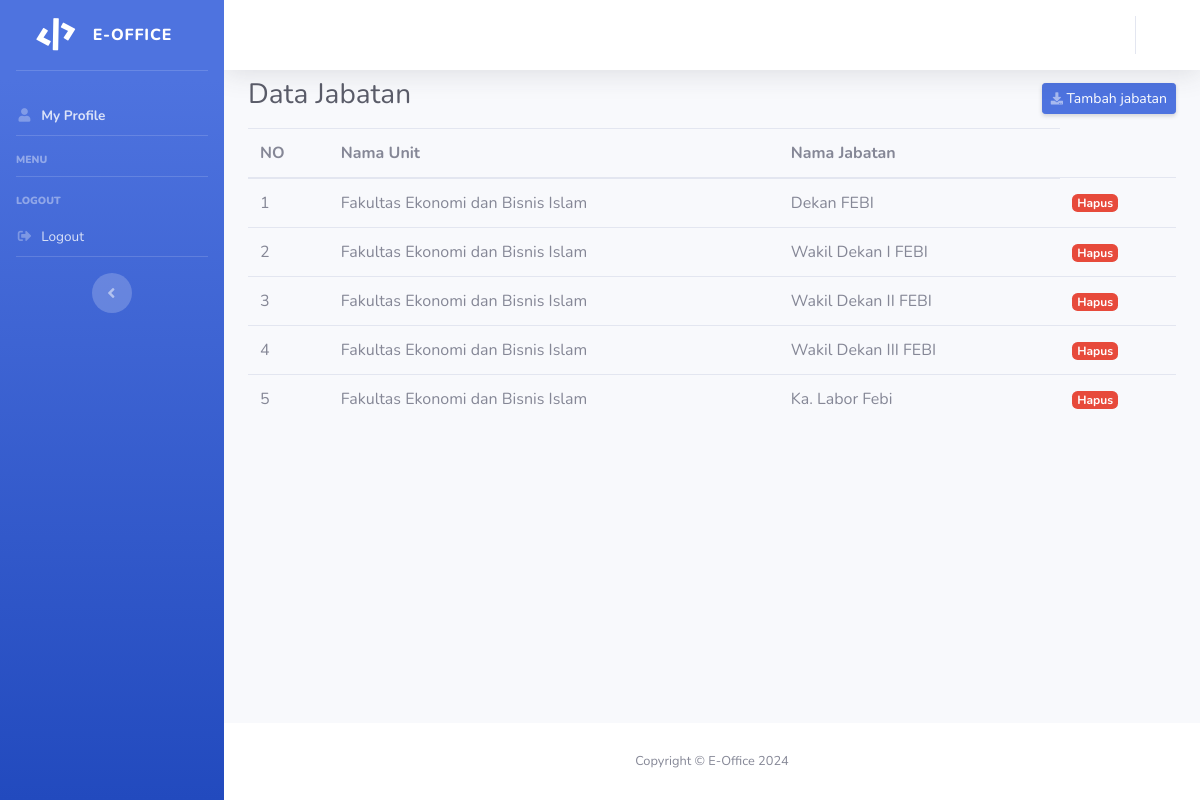
Page /unit/jabatan1/2 on the committed database.
### tables this page shows
CREATE TABLE `tb_jabatan` (
  `id_jabatan` int(11) NOT NULL,
  `id_unit` int(11) NOT NULL,
  `nama_jabatan` varchar(125) NOT NULL
);

CREATE TABLE `tb_unit` (
  `id_unit` int(11) NOT NULL,
  `nama_unit` varchar(125) NOT NULL
);

### application/controllers/Unit.php (called while the page is built, shortened)
<?php
class Unit extends CI_Controller
{
    public function jabatan1($id_unit)
    {
        $data['title'] = 'Data Jabatan';
        $data['jabatan'] = $this->Unit_model->getAllJabatan2($id_unit);
        $data['user'] = $this->db->get_where('tb_user', ['username' => $this->session->userdata('username')])->row_array();
        $data['unit'] = $this->Unit_model->getUnitId($id_unit);
        $this->load->view('templates/header', $data);
        $this->load->view('templates/sidebar', $data);
        $this->load->view('templates/topbar', $data);
        $this->load->view('unit/jabatan1', $data);
        $this->load->view('templates/footer');
    }
}

### index.php (called while the page is built, shortened)
<?php
require_once BASEPATH.'core/CodeIgniter.php';

### application/models/Unit_model.php (called while the page is built, shortened)
<?php
class Unit_model extends CI_Model
{
    public function getAllJabatan2($id_unit)
    {
        $this->db->join('tb_unit', 'tb_unit.id_unit = tb_jabatan.id_unit');
        $this->db->where('tb_jabatan.id_unit', $id_unit);
        return $this->db->get('tb_jabatan')->result_array();
    }
    public function getUnitId($id_unit)
    {
        return $this->db->get_where('tb_unit', ['id_unit' => $id_unit])->row_array();
    }
}

### application/views/unit/jabatan1.php (the view)
<div class="container-fluid">
    <div class="d-sm-flex align-items-center justify-content-between mb-2">
        <h1 class="h3 mb-2 text-gray-800"><?= $title; ?></h1>
        <a href="<?= base_url(); ?>unit/tambahJabatan2/<?= $unit['id_unit'] ?>" class="d-none d-sm-inline-block btn btn-sm btn-primary shadow-sm"><i class="fas fa-download fa-sm text-white-50"></i> Tambah jabatan</a>
    </div>
    <table class="table">
        <thead>
            <tr>
                <th scope="col">NO</th>
                <th scope="col">Nama Unit</th>
                <th scope="col">Nama Jabatan</th>
            </tr>
        </thead>
        <tbody>
            <?php
            $i = 1;
            foreach ($jabatan as $jb) : ?>
                <tr>
                    <td><?= $i++; ?></td>
                    <td><?= $jb['nama_unit'] ?></td>
                    <td><?= $jb['nama_jabatan'] ?></td>
                    <td>
                        <a class="badge badge-danger" href="<?= base_url(); ?>suratmasuk/hapus/<?= $jb['id_unit']; ?>">Hapus</a>
                    </td>
                </tr>
            <?php endforeach; ?>
        </tbody>
    </table>
</div>
</div>

### rows in the picture
tb_jabatan: id_unit.nama_unit "Fakultas Ekonomi dan Bisnis Islam", nama_jabatan "Dekan FEBI"
tb_jabatan: id_unit.nama_unit "Fakultas Ekonomi dan Bisnis Islam", nama_jabatan "Wakil Dekan I FEBI"
tb_jabatan: id_unit.nama_unit "Fakultas Ekonomi dan Bisnis Islam", nama_jabatan "Wakil Dekan II FEBI"
tb_jabatan: id_unit.nama_unit "Fakultas Ekonomi dan Bisnis Islam", nama_jabatan "Wakil Dekan III FEBI"
tb_jabatan: id_unit.nama_unit "Fakultas Ekonomi dan Bisnis Islam", nama_jabatan "Ka. Labor Febi"

### other values in the picture
$title "Data Jabatan"
